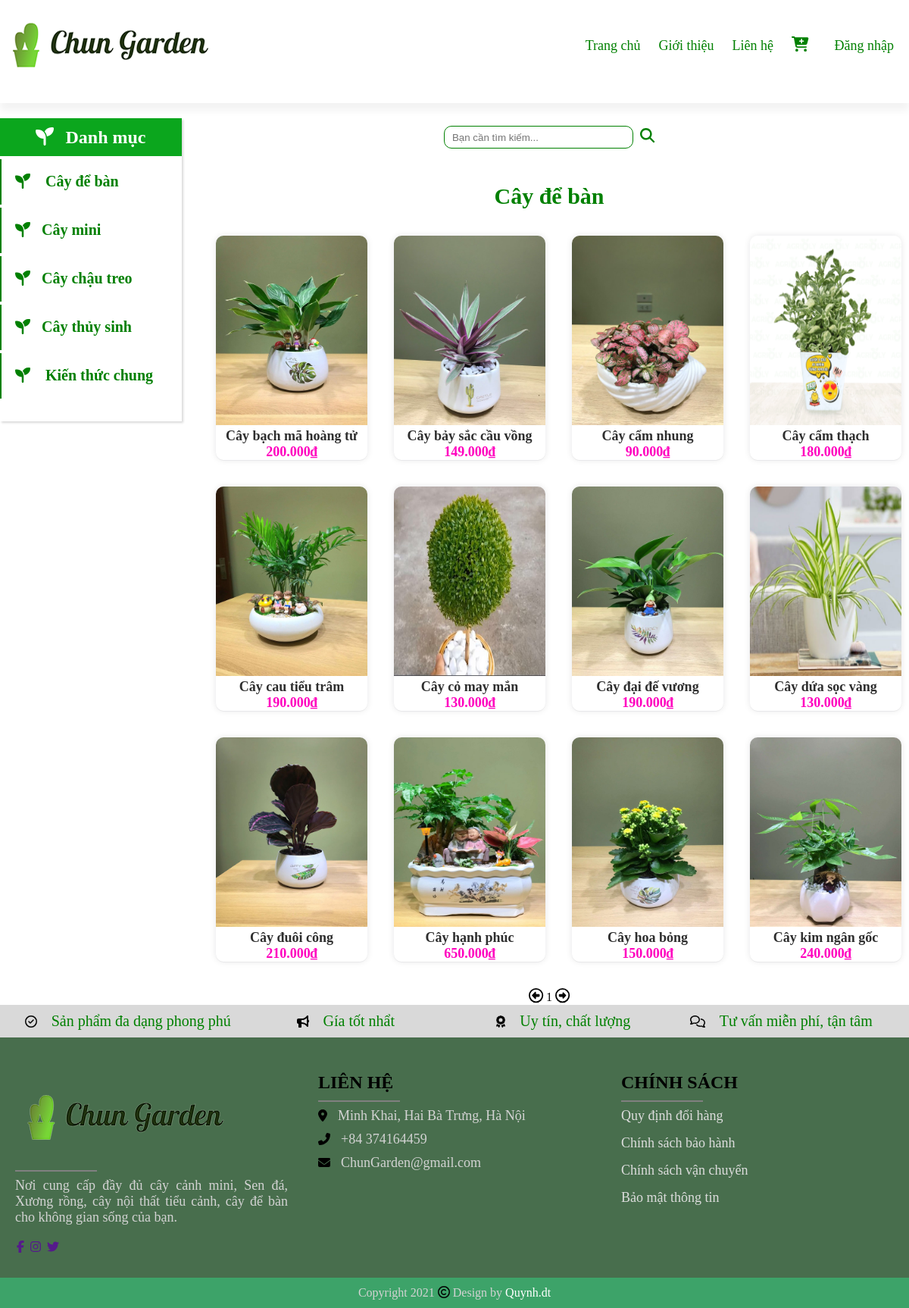
The app's page /customer/modules/product/list_Caydeban.php with its own data.
### tables this page shows
CREATE TABLE `product` (
  `id_Product` int(11) NOT NULL,
  `Name` varchar(50) NOT NULL,
  `Price` float NOT NULL,
  `image` varchar(255) NOT NULL,
  `Description` text NOT NULL,
  `Status` tinyint(1) NOT NULL,
  `id_Categorize` int(11) NOT NULL,
  `view` bigint(20) NOT NULL
);

### customer/modules/product/list_Caydeban.php (the view, shortened to what this page needs)
<?php
require_once ('layout/headerCus.php');
?>
<?php
$sql="SELECT id_Product, Name,Price,image FROM Product WHERE id_Categorize=7 ";
$kw="";
$limit =12;
if(isset($_GET['page'])){
	$page = $_GET['page'];
}
else{
	$page = 1;
}
$offset=($page-1)*$limit;
$sql=$sql."LIMIT $offset,$limit ";
$result=mysqli_query($conn,$sql);
?>
	<div class="search">
		<form class="content_search">
			<input type="text" name="kw" placeholder="Bạn cần tìm kiếm...">
			<button type="submit" ><i class="fas fa-search"></i></button>
			</form>
	</div>
	<div class="box">
		<h2>Cây để bàn</h2>
		<table>
			<?php
				$total=mysqli_num_rows($result);
				$count=0;
				$n=4;
				while($count != $total){
					echo "<tr>";
						while ($row=mysqli_fetch_assoc($result)) {
							$count++;
							$id=$row['id_Product'];
							echo "<td class='item'>";
								echo "<a href='index.php?module=product&action=view&id=$id'>";
									$url=$row['image'];
									echo "<img src='$url' width='200px'>";
									echo "<br><b>".$row['Name']."</b><br>";
                  					$price =$row['Price'];
									$pricer=number_format("$price",0,",",".");
                  					echo "<b class='gia'>".$pricer."₫</b>";
								echo "</a>";
							echo "</td>";
							if($count %$n==0) break;
						}
					echo "</tr>";
				}
			?>
		</table>
	</div>
	<div class="pagination">
		<a href="index.php?module=product&action=list_Caydeban<?php if(!empty($kw)) echo "&kw=$kw"; echo "&page=".($page-1);?>"><i class="far fa-arrow-alt-circle-left"></i></a>
	<span><?php echo $page;?></span>
	<a href="index.php?module=product&action=list_Caydeban<?php if(!empty($kw)) echo "&kw=$kw"; echo "&page=".($page+1);?>"><i class="far fa-arrow-alt-circle-right"></i></a>
	</div>
<?php
require_once ('layout/footerCus.php');
?>

### customer/layout/style.css (style rules this page uses)
* { padding: 0; margin: auto; box-sizing:border-box; border-collapse: collapse; }
.content_search input { width: 250px; height: 30px; border:1px solid green; border-radius: 10px; outline: none; padding-left: 10px; }
.content_search button { margin-left: 5px; color: green; border: none; font-size: larger; background: white; }
.search { margin-top: 30px; }
.box { border-top: 1px solid rgba(255,255,255,0.2); box-shadow: 0px -10px 20px -5px rgba(0,0,0,0.1); clear: both; margin-top: 30px; text-align: center; }
.box h2 { margin-top: 15px; color: green; font-size: 30px; font-weight: 600; }
.box a { text-decoration-line: none; }
.box table { border-collapse: separate; border-spacing: 35px; }
.box table .item { text-align: center; box-shadow: rgba(17, 17, 26, 0.05) 0px 1px 0px, rgba(17, 17, 26, 0.1) 0px 0px 8px; border-radius: 10px; object-fit: cover; overflow: hidden; }
.item img { height: 250px; width: 200px; margin-top: 0; }
.box table td { width: 200px; height: 296px; }
.item { position: relative; }
.item b { font-size: 18px; text-align: center; color: #2E2E2E; }
.item .gia { color: #FF00BF; text-align: center; }
.pagination a { color: black; font-size: larger; }

### customer/modules/product/list_Caydeban.php (style rules this page uses)
.box { box-shadow: none; }

### records on screen
product: image (picture), Name "Cây bạch mã hoàng tử", Price "200.000"
product: image (picture), Name "Cây bảy sắc cầu vồng", Price "149.000"
product: image (picture), Name "Cây cẩm nhung", Price "90.000"
product: image (picture), Name "Cây cẩm thạch", Price "180.000"
product: image (picture), Name "Cây cau tiểu trâm", Price "190.000"
product: image (picture), Name "Cây cỏ may mắn", Price "130.000"
product: image (picture), Name "Cây đại đế vương", Price "190.000"
product: image (picture), Name "Cây dứa sọc vàng", Price "130.000"
product: image (picture), Name "Cây đuôi công", Price "210.000"
product: image (picture), Name "Cây hạnh phúc", Price "650.000"
product: image (picture), Name "Cây hoa bỏng", Price "150.000"
product: image (picture), Name "Cây kim ngân gốc", Price "240.000"

### other values on screen
$page "1"
